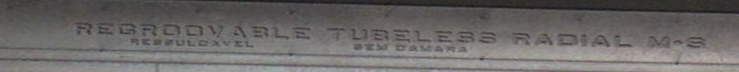
#> input picture images/unwrap-corte1.png, 739 x 72 px, given in place of IMG_1636.JPG, which was not available
$ python main.py
#> lines starting #> are read from the running program, lines starting #| are printed output that depends on the picture; pictures that were not available may be replaced by others from this repository, and a replacement may not be noted
import numpy as np
import cv2 as cv

img = cv.imread('D:\\Dados\\larissa\\imagens\\tyre_data\\IMG_1636.JPG', 0)
#> img: shape (72, 739); min 21, max 175, mean 105
tmp = cv.imread('./images/unwrap-corte2.png', 0)
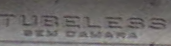
#> input picture images/unwrap-corte2.png, 171 x 46 px
#> tmp: shape (46, 171); min 56, max 167, mean 109.2
"""
preciso fazer a copia pois vamos desenhar retangulos
"""

width = 500
height = 300
dim = (width, height)

img = cv.resize(img, dim, interpolation = cv.INTER_AREA)
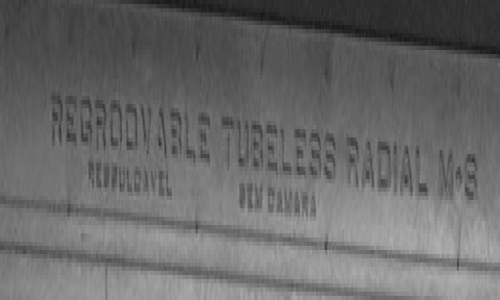
#> img: shape (300, 500); min 21, max 174, mean 105
H, W = img.shape
#> H = 300; W = 500
h, w = tmp.shape
#> h = 46; w = 171

methods = [cv.TM_CCOEFF, cv.TM_CCOEFF_NORMED, cv.TM_CCORR, cv.TM_CCORR_NORMED, cv.TM_SQDIFF, cv.TM_SQDIFF_NORMED]

for method in methods:
    im2 = img.copy()

    result = cv.matchTemplate(im2, tmp, method)
    (W - w + 1, H - h + 1)
    min_val, max_val, min_loc, max_loc = cv.minMaxLoc(result)
    print(min_loc, max_loc)

    if method in [cv.TM_SQDIFF, cv.TM_SQDIFF_NORMED]:
        location = min_loc
    else:
        location = max_loc
    bottom_right = (location[0] + w, location[1] + h)
    cv.rectangle(im2, location, bottom_right, 255, 5)
    cv.imshow('Match', im2)
    cv.waitKey(0)
    cv.destroyAllWindows()
#> this loop made 6 passes
#> (min_val, max_val, min_loc, location, bottom_right) on passes 1 to 4: (-975829.2, 2163890.2, (329, 224), (329, 23), (500, 69)), (-0.344, 0.679, (329, 221), (4, 43), (175, 89)), (41377056, 129933560, (329, 0), (329, 204), (500, 250)), (0.954, 0.989, (329, 10), (45, 47), (216, 93))
#> (min_val, max_val, max_loc, location, bottom_right) on passes 5 to 6: (3105568, 33530936, (329, 0), (172, 145), (343, 191)), (0.0313, 0.78, (329, 0), (172, 147), (343, 193))
#| (329, 224) (329, 23)
#| (329, 221) (4, 43)
#| (329, 0) (329, 204)
#| (329, 10) (45, 47)
#| (172, 145) (329, 0)
#| (172, 147) (329, 0)
#> pass 1, `result = cv.matchTemplate(im2, tmp, method)`:
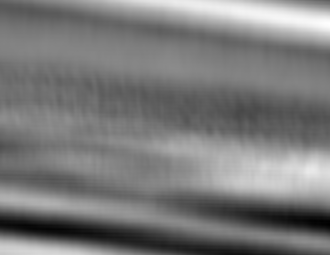
#> result: shape (255, 330) float32; min -975829.2, max 2163890.2, mean 533836.8; drawn with min black and max white
#> pass 2, `result = cv.matchTemplate(im2, tmp, method)`:
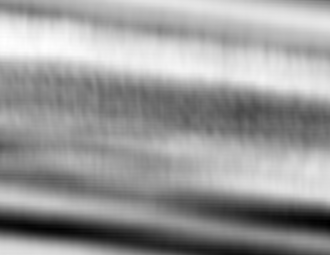
#> result: shape (255, 330) float32; min -0.344, max 0.679, mean 0.275; drawn with min black and max white
#> pass 2, `cv.imshow('Match', im2)`:
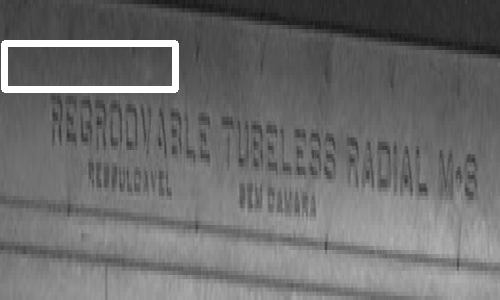
#> window 'Match': shape (300, 500); min 21, max 255, mean 108.5
#> after the loop:
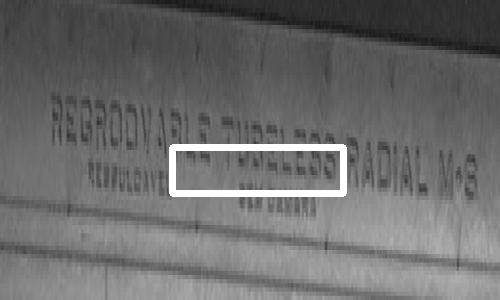
#> im2: shape (300, 500); min 21, max 255, mean 107.8
#> after the loop:
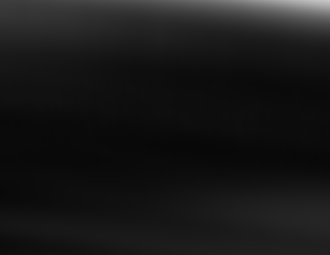
#> result: shape (255, 330) float32; min 0.0313, max 0.78, mean 0.0948
